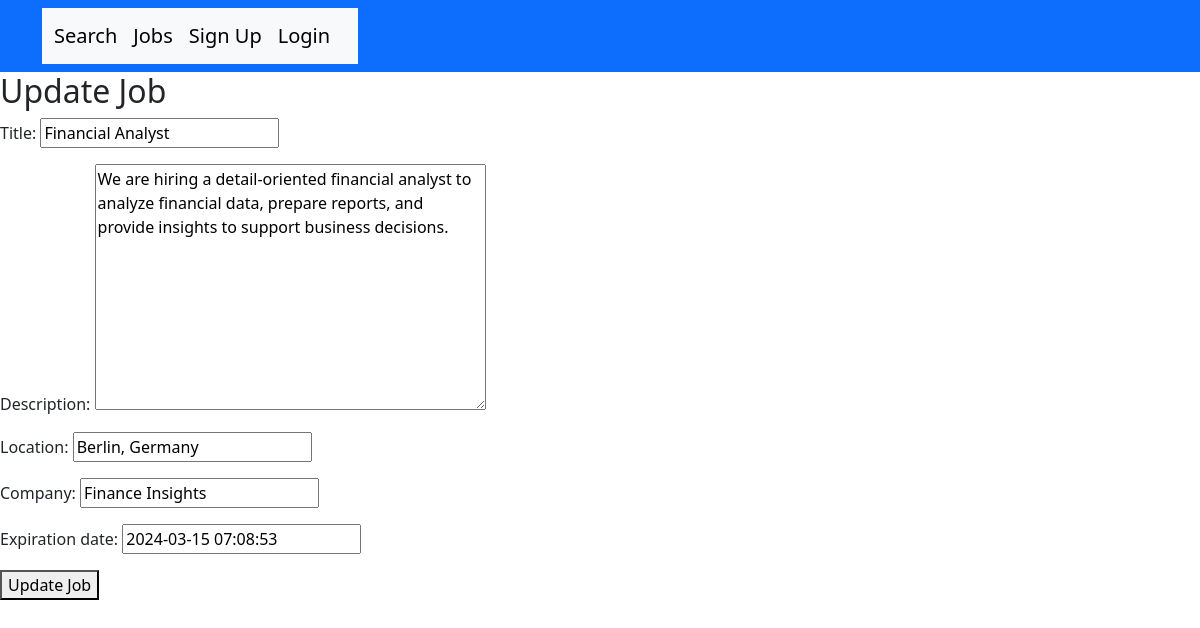
Screenshot of /3/update/ with the database file from the repository.
### jobs/models.py (models this page shows, shortened)
class BaseModel(models.Model):
    objects = models.Manager()
    DoesNotExist = models.Manager()
    class Meta:
        abstract = True

class Job(BaseModel):
    title = models.CharField(max_length=100)
    description = models.TextField()
    location = models.CharField(max_length=100)
    company = models.CharField(max_length=100, default='')
    pub_date = models.DateTimeField(default=timezone.now)
    expiration_date = models.DateTimeField(default=now() + timedelta(days=30))

### jobs/views.py (the view)
# urls.py: path('<int:job_id>/update/', update_job, name='job_update'),
def update_job(request, job_id):
    job = get_object_or_404(Job, pk=job_id)
    if request.method == "POST":
        form = JobForm(request.POST, instance=job)
        if form.is_valid():
            form.save()
            return redirect('jobs:job_detail', job_id=job_id)
    else:
        form = JobForm(instance=job)
    context = {'form': form, 'job': job}
    return render(request, 'jobs/job_update.html', context)

### jobs/forms.py
class JobForm(forms.ModelForm):
    class Meta:
        model = Job
        fields = ['title', 'description', 'location', 'company', 'expiration_date']

### jobs/templates/jobs/job_update.html (shortened to what this page needs)
{% extends 'base.html' %}
{% block content %}
    <h2>Update Job</h2>
    <form method="post">
        {{ form.as_p }}
        <button type="submit">Update Job</button>
    </form>
{% endblock %}

### rows the page displays
Job: title "Financial Analyst", description "We are hiring a detail-oriented financial analyst to analyze financial data, prepare reports, and provide insights to support business decisions.", location "Berlin, Germany", company "Finance Insights", expiration_date "2024-03-15 07:08:53"
